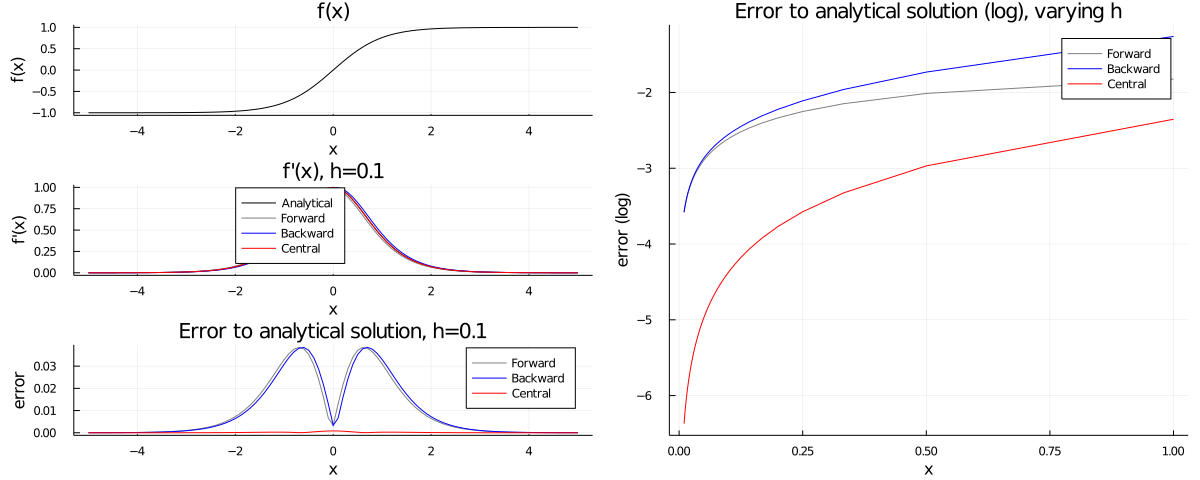

The script that saved this image:
using Plots
using Plots.PlotMeasures

module FiniteDiff

function forward(x::Float64, h::Float64, f::Function)::Float64
    (f( x + h) - f(x))/ h
end

function backward(x::Float64, h::Float64, f::Function)::Float64
    (f(x) - f(x - h)) / h
end

function central(x::Float64, h::Float64, f::Function)::Float64
    (f(x + h/2) - f(x - h/2)) / h
end
end

function f(x::Float64)::Float64
    tanh(x)
end

function f1(x::Float64)::Float64
    (4 * ℯ^(2x)) / (ℯ^(2x) + 1)^2
end

function plotFunctionAndErrors(i_start::Float64, i_end::Float64, h::Float64, f::Function, f1::Function)
    X = i_start : ((i_end-i_start)/100) : i_end;
    Y = f.(X);

    Xds = i_start : 0.05 : i_end
    Yds = f1.(Xds);

    Xd = i_start : h : i_end
    Yd = f1.(Xd);
    Ydforw = FiniteDiff.forward.(Xd, h, f)
    Ydbackw = FiniteDiff.backward.(Xd, h, f)
    Ydcentr = FiniteDiff.central.(Xd, h, f)

    plt1 = plot(X, Y, color= :black, xlabel="x", ylabel="f(x)", title="f(x)", legend=false, left_margin=4mm, bottom_margin=3mm)

    plt2 = plot(Xds, Yds, color= :black, label="Analytical", xlabel="x", ylabel="f'(x)", title="f'(x), h=" * string(h), legend=:top, left_margin=4mm, bottom_margin=3mm)
    plot!(plt2, Xd, Ydforw, color= :grey, label="Forward")
    plot!(plt2, Xd, Ydbackw, color= :blue, label="Backward")
    plot!(plt2, Xd, Ydcentr, color= :red, label="Central")

    ErrF = abs.(Yd .- Ydforw);
    ErrB = abs.(Yd .- Ydbackw);
    ErrC = abs.(Yd .- Ydcentr);

    pltErr = plot(Xd, ErrF, color= :grey, label="Forward", xlabel="x", ylabel="error", title="Error to analytical solution, h=" * string(h), left_margin=4mm, bottom_margin=3mm)
    plot!(pltErr, Xd, ErrB, color= :blue, label="Backward")
    plot!(pltErr, Xd, ErrC, color= :red, label="Central")

    plot(plt1, plt2, pltErr, layout=(3,1))
end

function plotErrorVaryingH(x::Float64, N::Int, f::Function, f1::Function)
    target = f1(x)

    EFo = zeros(N)
    EBa = zeros(N)
    ECe = zeros(N)
    X = zeros(N)

    for i = 1:N
        h = 1.0/Float64(i)
        X[i] = h
        EFo[i] = abs(target - FiniteDiff.forward.(x, h, f));
        EBa[i] = abs(target - FiniteDiff.backward.(x, h, f));
        ECe[i] = abs(target - FiniteDiff.central.(x, h, f));
    end

    pltErr = plot(X, log10.(EFo), color= :grey, label="Forward", xlabel="x", ylabel="error (log)", title="Error to analytical solution (log), varying h", left_margin=4mm, bottom_margin=3mm)
    plot!(pltErr, X, log10.(EBa), color= :blue, label="Backward")
    plot!(pltErr, X, log10.(ECe), color= :red, label="Central")
end

p = plot(
    plotFunctionAndErrors(-5.0, 5.0, .1, f, f1),
    plotErrorVaryingH(2.5, 100, f, f1),
    layout=grid(1, 2, widths=[0.5, 0.5])
)
plot!(size=(1200, 480))
savefig(p, "f.png")
